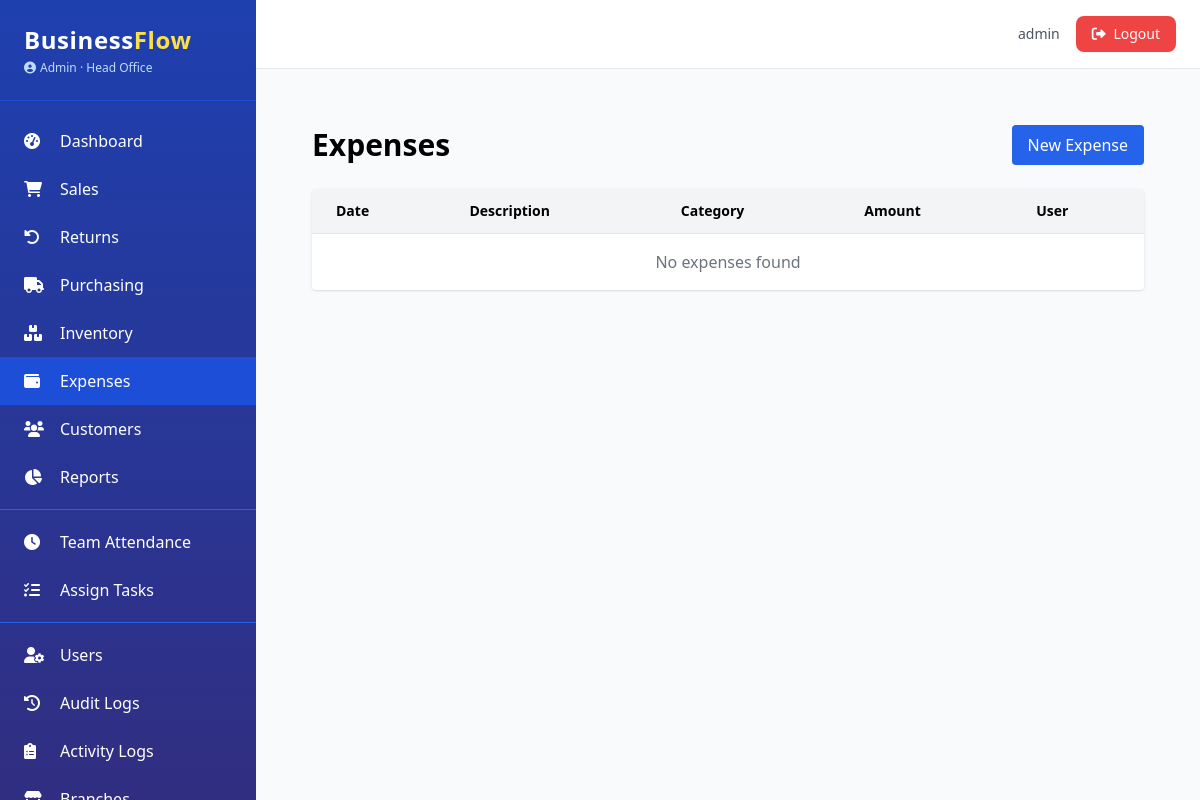
The app's page /expenses/ (signed in), older data.
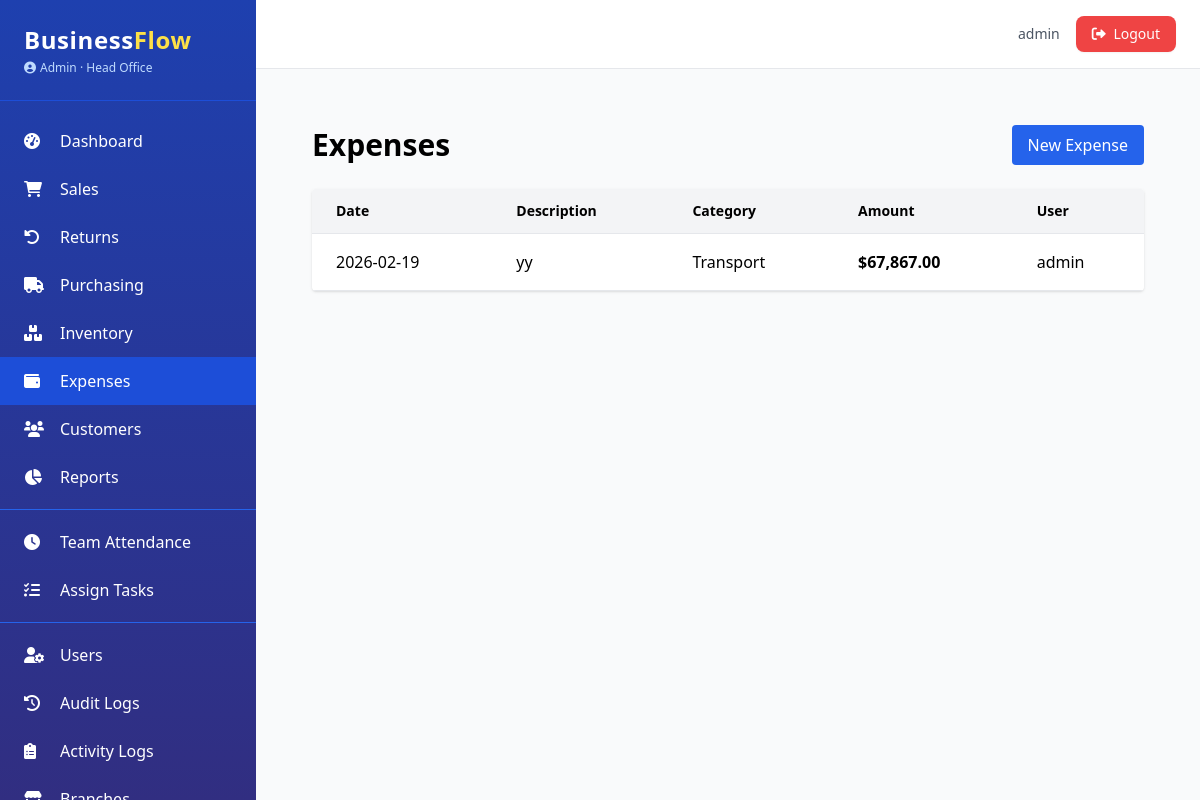
The same page, newer data.
### app.py (models this page shows, shortened)
class AuditMixin:
    @declared_attr
    def created_at(cls):
        return db.Column(db.DateTime, default=datetime.utcnow)

class Expense(db.Model, AuditMixin):
    __tablename__ = 'expenses'
    id = db.Column(db.Integer, primary_key=True)
    description = db.Column(db.String(200), nullable=False)
    amount = db.Column(db.Float, nullable=False)
    category_id = db.Column(db.Integer, db.ForeignKey('expense_categories.id'), nullable=False)
    user_id = db.Column(db.Integer, db.ForeignKey('users.id'), nullable=True)
    branch_id = db.Column(db.Integer, db.ForeignKey('branches.id'), nullable=True)
    date = db.Column(db.Date, default=date.today)
    receipt = db.Column(db.String(200))
    category = db.relationship('ExpenseCategory')
    user = db.relationship('User', foreign_keys=[user_id])
    branch = db.relationship('Branch')

class ExpenseCategory(db.Model):
    __tablename__ = 'expense_categories'
    id = db.Column(db.Integer, primary_key=True)
    name = db.Column(db.String(50), unique=True, nullable=False)
    description = db.Column(db.Text)

class SoftDeleteMixin:
    @classmethod
    def query_active(cls):
        return cls.query.filter(cls.deleted_at.is_(None))

class User(UserMixin, db.Model, AuditMixin, SoftDeleteMixin):
    __tablename__ = 'users'
    id = db.Column(db.Integer, primary_key=True)
    username = db.Column(db.String(80), unique=True, nullable=False)
    email = db.Column(db.String(120), unique=True, nullable=False)
    password_hash = db.Column(db.String(200), nullable=False)
    role = db.Column(db.String(20), nullable=False, default='Staff')
    branch_id = db.Column(db.Integer, db.ForeignKey('branches.id'), nullable=True)
    active = db.Column(db.Boolean, default=True)
    locale = db.Column(db.String(5), default='en')
    phone = db.Column(db.String(20))
    avatar = db.Column(db.String(200))
    last_login = db.Column(db.DateTime)
    branch = db.relationship('Branch', backref='users')
    permissions = db.Column(db.JSON, default=list)
    salary = db.Column(db.Float, nullable=True)
    pay_cycle = db.Column(db.String(20), default='monthly')
    bank_account = db.Column(db.String(50))
    tax_id = db.Column(db.String(50))
    @property
    def is_admin(self):
        return self.role == 'Admin'
    def has_permission(self, perm):
        if self.is_admin:
            return True
        return perm in (self.permissions or [])

### app.py (the view)
@expense_bp.route('/')
@login_required
@permission_required('view_expenses')
def list():
    page = request.args.get('page', 1, type=int)
    per_page = app.config.get('ITEMS_PER_PAGE', 20)
    query = branch_filter(Expense.query, Expense).options(joinedload(Expense.category))
    pagination = query.order_by(Expense.date.desc()).paginate(page=page, per_page=per_page, error_out=False)
    return render_template('expenses/list.html', pagination=pagination)

### app.py (called while the page is built)
@login_manager.user_loader
def load_user(user_id):
    return User.query_active().filter_by(id=int(user_id)).first()

def permission_required(permission):
    def decorator(f):
        @wraps(f)
        def decorated_function(*args, **kwargs):
            if not current_user.is_authenticated:
                abort(403)
            if not current_user.has_permission(permission):
                abort(403)
            return f(*args, **kwargs)
        return decorated_function
    return decorator

def branch_filter(query, model):
    if current_user.is_admin:
        return query
    if current_user.branch_id:
        return query.filter(model.branch_id == current_user.branch_id)
    return query.filter(False)

@app.context_processor
def inject_now():
    return {'now': datetime.utcnow(), 'current_year': datetime.utcnow().year}

@app.template_filter('currency')
def currency_format(value):
    if value is None:
        return "$0.00"
    return f"${value:,.2f}"

### templates/expenses/list.html (shortened to what this page needs)
{% extends "base.html" %}
{% block content %}
<div class="p-8">
    <div class="flex justify-between items-center mb-6">
        <h1 class="text-3xl font-bold">Expenses</h1>
        <a href="{{ url_for('expenses.new') }}" class="bg-blue-600 text-white px-4 py-2 rounded hover:bg-blue-700">
            New Expense
        </a>
    </div>
    <div class="overflow-x-auto bg-white rounded shadow">
        <table class="min-w-full">
            <thead class="bg-gray-100 border-b">
                <tr>
                    <th class="px-6 py-3 text-left text-sm font-semibold">Date</th>
                    <th class="px-6 py-3 text-left text-sm font-semibold">Description</th>
                    <th class="px-6 py-3 text-left text-sm font-semibold">Category</th>
                    <th class="px-6 py-3 text-left text-sm font-semibold">Amount</th>
                    <th class="px-6 py-3 text-left text-sm font-semibold">User</th>
                </tr>
            </thead>
            <tbody>
                {% for expense in pagination.items %}
                <tr class="border-b hover:bg-gray-50">
                    <td class="px-6 py-4 whitespace-nowrap">{{ expense.date.strftime('%Y-%m-%d') }}</td>
                    <td class="px-6 py-4">{{ expense.description }}</td>
                    <td class="px-6 py-4 whitespace-nowrap">{{ expense.category.name if expense.category else 'N/A' }}</td>
                    <td class="px-6 py-4 whitespace-nowrap font-semibold">{{ expense.amount|currency }}</td>
                    <td class="px-6 py-4 whitespace-nowrap">{{ expense.user.username if expense.user else 'N/A' }}</td>
                </tr>
                {% else %}
                <tr>
                    <td colspan="5" class="px-6 py-4 text-center text-gray-500">No expenses found</td>
                </tr>
                {% endfor %}
            </tbody>
        </table>
    </div>
</div>
{% endblock %}

Row changes from the older to the newer data that the page shows:
added Expense: date "2026-02-19", description "yy", category "Transport", amount "$67,867.00", user "admin"
Text that changed along with them:
text no longer shown: "No expenses found"
